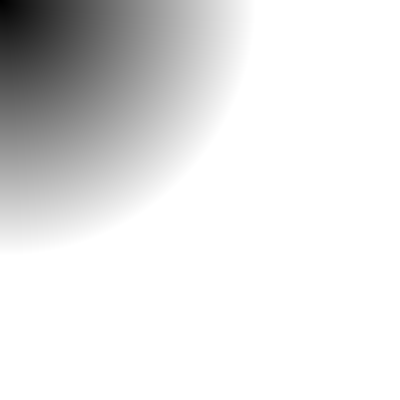
Frame 1 (no input)
Frame 60 (the mouse pressed at the canvas centre just before this capture): identical to frame 1, image omitted
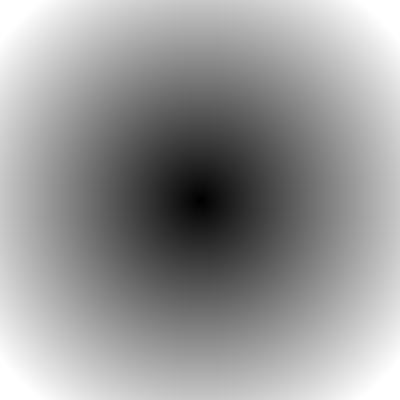
Frame 120 (the mouse held since frame 60 and released just before this capture)

The Processing sketch that drew these frames (run headless with seeded random() and noise(); from frame 60 on, the mouse is pressed at the canvas centre):

// Processing sketch: exemple_20_03_pixels
// ── exemple_20_03_pixels.pde
void setup() {
  size(400, 400);
}

void draw() {
  // Processing, passe-moi les pixels, j'ai besoin de leur parler
  loadPixels();

  for (int y = 0; y < height; y++) {
    for (int x = 0; x < width; x++) {
      float d = dist(x, y, mouseX, mouseY);
      int i = y * width + x;
      pixels[i] = color(d);
    }
  }

  // J'ai fini, tu peux les récupérer et les dessiner
  updatePixels();
}
